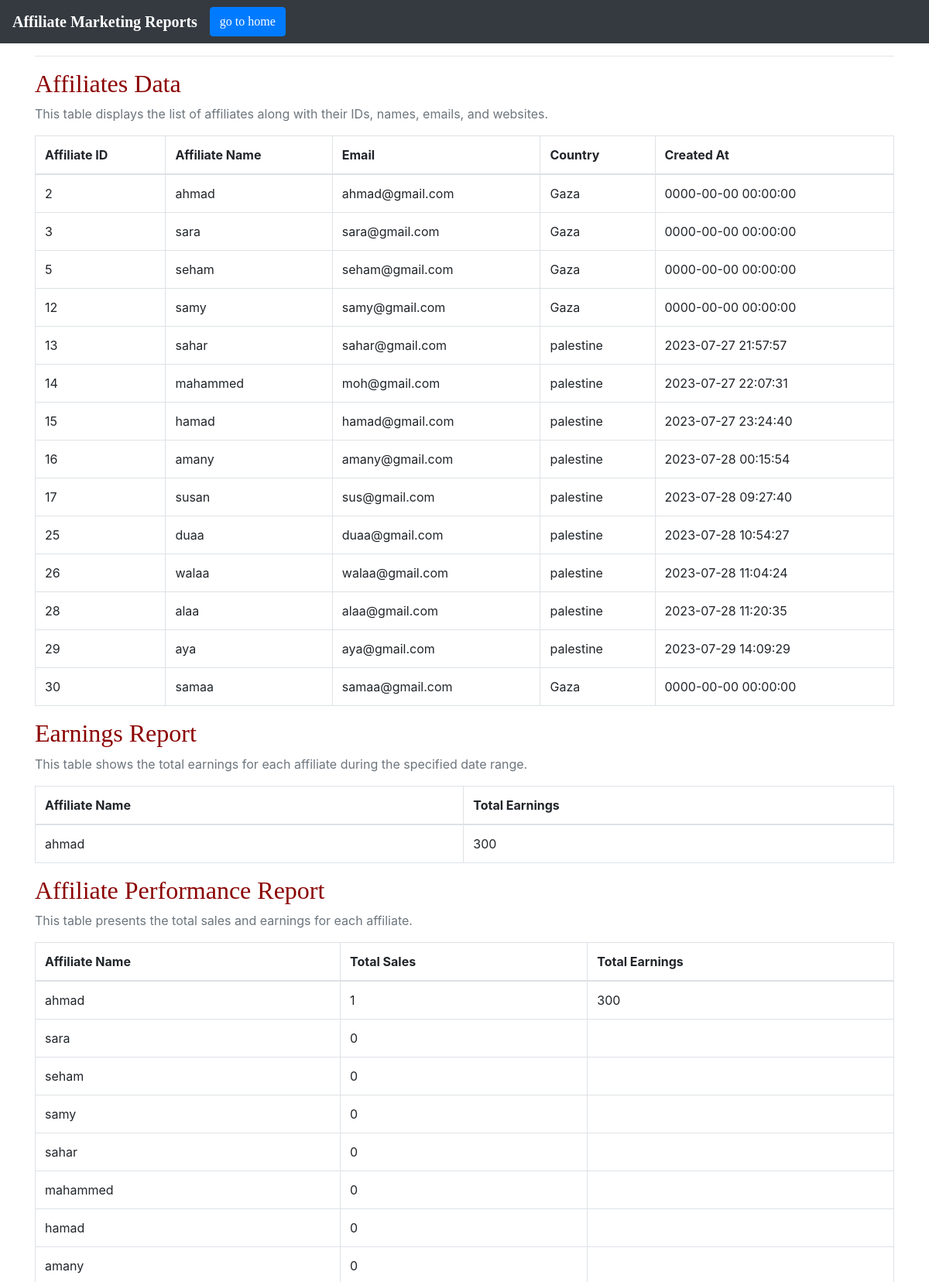
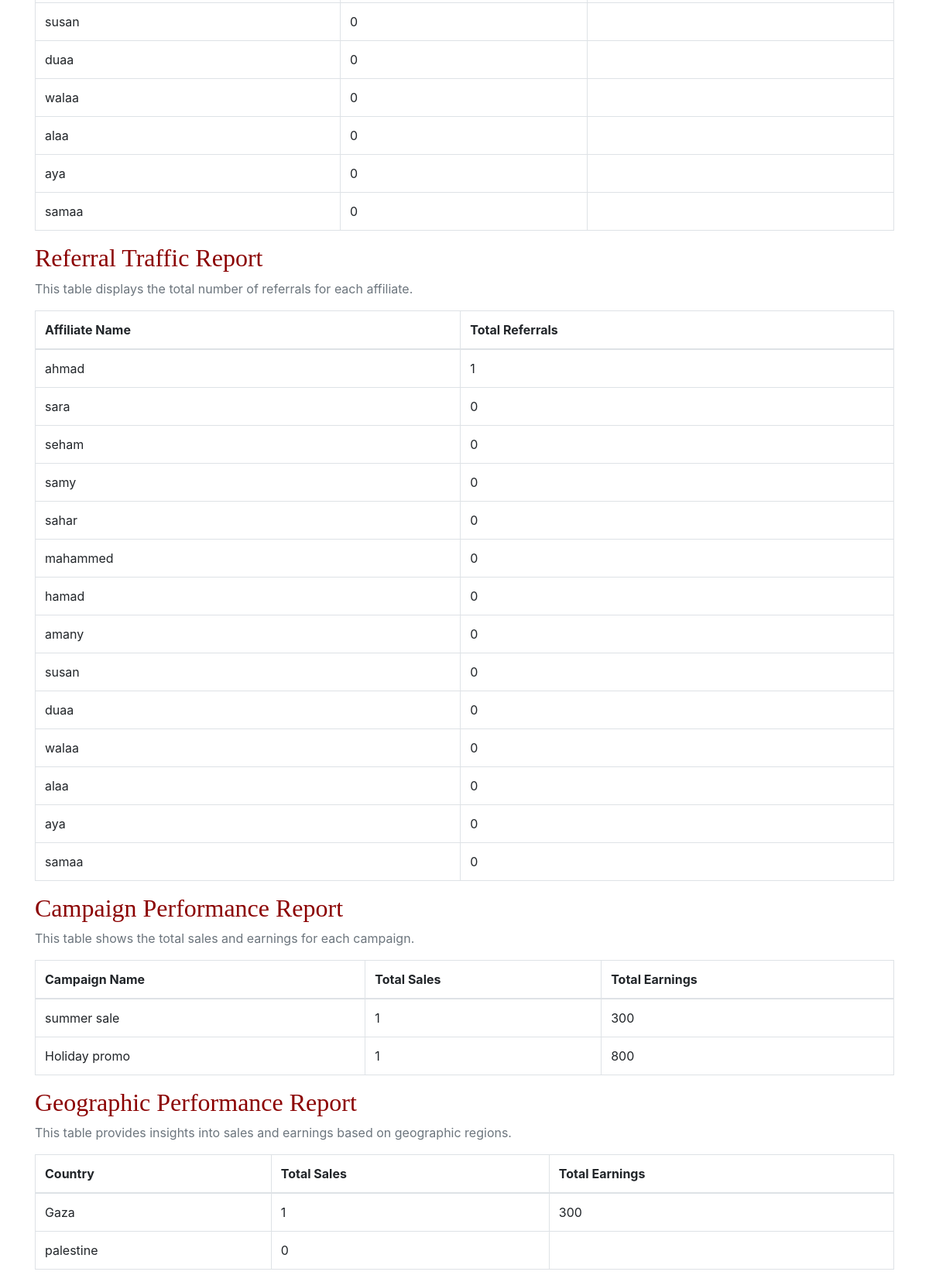
The page /reportsDash.php on the database its author committed (2 pictures, top to bottom).
### tables this page shows
CREATE TABLE `affiliates` (
  `id` int(11) NOT NULL,
  `affiliate_name` varchar(50) NOT NULL,
  `email` varchar(100) NOT NULL,
  `country` varchar(50) NOT NULL,
  `ref_code` varchar(100) NOT NULL,
  `created_at` datetime NOT NULL,
  `affiliate_points` int(11) NOT NULL
);

### reportsDash.php (the view, shortened to what this page needs)
<?php
include "database_connection.php";
?>
<!DOCTYPE html>
<html lang="en">
<head>
    <link rel="stylesheet" href="https://stackpath.bootstrapcdn.com/bootstrap/4.5.2/css/bootstrap.min.css">
</head>
<body>
     <nav class="navbar navbar-expand-lg navbar-dark bg-dark">
    <a class="navbar-brand " href="#">Affiliate Marketing Reports </a>
    <a href="adminhome.php" class="btn btn-primary">go to home</a>
  </nav>
    <div class="container">
        <hr>
        <?php
        function getAffiliatesData()
        {
            global $connection;
            $query = "SELECT * FROM affiliates";
            $result = $connection->query($query);
            $affiliatesData = [];
            if ($result->num_rows > 0) {
                while ($row = $result->fetch_assoc()) {
                    $affiliatesData[] = $row;
                }
            }
            return $affiliatesData;
        }
function generateEarningsReport($startDate, $endDate) {
    global $connection;
    $query = "SELECT a.affiliate_name, SUM(s.revenue) AS total_earnings
              FROM affiliates a
              INNER JOIN sales s ON a.id = s.affiliate_id
              WHERE (s.start_date <= '$endDate' AND s.end_date >= '$startDate')
              GROUP BY a.id";
    $result = $connection->query($query);
    $earningsReport = [];
    if ($result->num_rows > 0) {
        while ($row = $result->fetch_assoc()) {
            $earningsReport[] = $row;
        }
    }
    return $earningsReport;
}
        function generateAffiliatePerformanceReport()
        {
            global $connection;
            $query = "SELECT a.affiliate_name, COUNT(s.id) AS total_sales, SUM(s.revenue) AS total_earnings
                      FROM affiliates a
                      LEFT JOIN sales  s ON a.id = s.affiliate_id
                      GROUP BY a.id";
            $result = $connection->query($query);
            $affiliatePerformanceReport = [];
            if ($result->num_rows > 0) {
                while ($row = $result->fetch_assoc()) {
                    $affiliatePerformanceReport[] = $row;
                }
            }
            return $affiliatePerformanceReport;
        }
        function generateReferralTrafficReport()
        {
            global $connection;
            $query = "SELECT a.affiliate_name, COUNT(r.id) AS total_referrals
                      FROM affiliates a
                      LEFT JOIN referral_traffic r ON a.id = r.affiliate_id
                      GROUP BY a.id";
            $result = $connection->query($query);
            $referralTrafficReport = [];
            if ($result->num_rows > 0) {
                while ($row = $result->fetch_assoc()) {
                    $referralTrafficReport[] = $row;
                }
            }
            return $referralTrafficReport;
        }
        function generateCampaignPerformanceReport()
        {
            global $connection;
            $query = "SELECT c.campaign_name, COUNT(s.id) AS total_sales, SUM(s.revenue) AS total_earnings
                      FROM campaign c
                      LEFT JOIN sales s ON c.id = s.campaign_id
                      GROUP BY c.id";
            $result = $connection->query($query);
            $campaignPerformanceReport = [];
            if ($result->num_rows > 0) {
                while ($row = $result->fetch_assoc()) {
                    $campaignPerformanceReport[] = $row;
                }
            }
            return $campaignPerformanceReport;
        }
        function generateGeographicPerformanceReport()
        {
            global $connection;
            $query = "SELECT a.country, COUNT(s.id) AS total_sales, SUM(s.revenue) AS total_earnings
                      FROM affiliates a
                      LEFT JOIN sales s ON a.id = s.affiliate_id
                      GROUP BY a.country";
            $result = $connection->query($query);
            $geographicPerformanceReport = [];
            if ($result->num_rows > 0) {
                while ($row = $result->fetch_assoc()) {
                    $geographicPerformanceReport[] = $row;
                }
            }
            return $geographicPerformanceReport;
        }
        $affiliatesData = getAffiliatesData();
        $earningsReport = generateEarningsReport('2023-06-01', '2023-06-30');        $affiliatePerformanceReport = generateAffiliatePerformanceReport();
        $referralTrafficReport = generateReferralTrafficReport();
        $campaignPerformanceReport = generateCampaignPerformanceReport();
        $geographicPerformanceReport = generateGeographicPerformanceReport();
        ?>
        <h2>Affiliates Data</h2>
        <p class="text-muted">This table displays the list of affiliates along with their IDs, names, emails, and websites.</p>
        <table class="table table-bordered">
            <thead>
                <tr>
                    <th>Affiliate ID</th>
                    <th>Affiliate Name</th>
                    <th>Email</th>
                    <th>Country</th>
                    <th>Created At</th>
                </tr>
            </thead>
            <tbody>
                <?php foreach ($affiliatesData as $affiliate) { ?>
                    <tr>
                        <td><?php echo $affiliate['id']; ?></td>
                        <td><?php echo $affiliate['affiliate_name']; ?></td>
                        <td><?php echo $affiliate['email']; ?></td>
                        <td><?php echo $affiliate['country']; ?></td>
                        <td><?php echo $affiliate['created_at']; ?></td>
                    </tr>
                <?php } ?>
            </tbody>
        </table>
        <h2>Earnings Report</h2>
         <p class="text-muted">This table shows the total earnings for each affiliate during the specified date range.</p>
                <table class="table table-bordered">
            <thead>
                <tr>
                    <th>Affiliate Name</th>
                    <th>Total Earnings</th>
                </tr>
            </thead>
            <tbody>
                <?php foreach ($earningsReport as $earnings) { ?>
                    <tr>
                        <td><?php echo $earnings['affiliate_name']; ?></td>
                        <td><?php echo $earnings['total_earnings']; ?></td>
                    </tr>
                <?php } ?>
            </tbody>
        </table>
        <h2>Affiliate Performance Report</h2>
                <p class="text-muted">This table presents the total sales and earnings for each affiliate.</p>
        <table class="table table-bordered">
            <thead>
                <tr>
                    <th>Affiliate Name</th>
                    <th>Total Sales</th>
                    <th>Total Earnings</th>
                </tr>
            </thead>
            <tbody>
                <?php foreach ($affiliatePerformanceReport as $performance) { ?>
                    <tr>
                        <td><?php echo $performance['affiliate_name']; ?></td>
                        <td><?php echo $performance['total_sales']; ?></td>
                        <td><?php echo $performance['total_earnings']; ?></td>
                    </tr>
                <?php } ?>
            </tbody>
        </table>
        <h2>Referral Traffic Report</h2>
                <p class="text-muted">This table displays the total number of referrals for each affiliate.</p>
        <table class="table table-bordered">
            <thead>
                <tr>
                    <th>Affiliate Name</th>
                    <th>Total Referrals</th>
                </tr>
            </thead>
            <tbody>
                <?php foreach ($referralTrafficReport as $traffic) { ?>
                    <tr>
                        <td><?php echo $traffic['affiliate_name']; ?></td>
                        <td><?php echo $traffic['total_referrals']; ?></td>
                    </tr>
                <?php } ?>
            </tbody>
        </table>
        <h2>Campaign Performance Report</h2>
                <p class="text-muted">This table shows the total sales and earnings for each campaign.</p>
        <table class="table table-bordered">
            <thead>
                <tr>
                    <th>Campaign Name</th>
                    <th>Total Sales</th>
                    <th>Total Earnings</th>
                </tr>
            </thead>
            <tbody>
                <?php foreach ($campaignPerformanceReport as $campaign) { ?>
                    <tr>
                        <td><?php echo $campaign['campaign_name']; ?></td>
                        <td><?php echo $campaign['total_sales']; ?></td>
                        <td><?php echo $campaign['total_earnings']; ?></td>
                    </tr>
                <?php } ?>
            </tbody>
        </table>
        <h2>Geographic Performance Report</h2>
                <p class="text-muted">This table provides insights into sales and earnings based on geographic regions.</p>
        <table class="table table-bordered">
            <thead>
                <tr>
                    <th>Country</th>
                    <th>Total Sales</th>
                    <th>Total Earnings</th>
                </tr>
            </thead>
            <tbody>
                <?php foreach ($geographicPerformanceReport as $geographic) { ?>
                    <tr>
                        <td><?php echo $geographic['country']; ?></td>
                        <td><?php echo $geographic['total_sales']; ?></td>
                        <td><?php echo $geographic['total_earnings']; ?></td>
                    </tr>
                <?php } ?>
            </tbody>
        </table>
    </div>
</body>
</html>

### reportsDash.php (style rules this page uses)
h2 , a { font-size: 16px; font-weight: bold; color: darkred; font-family: cursive; }

### rows shown on the page
affiliates: id "2", affiliate_name "ahmad", email "ahmad@gmail.com", country "Gaza", created_at "0000-00-00 00:00:00"
affiliates: id "3", affiliate_name "sara", email "sara@gmail.com", country "Gaza", created_at "0000-00-00 00:00:00"
affiliates: id "5", affiliate_name "seham", email "seham@gmail.com", country "Gaza", created_at "0000-00-00 00:00:00"
affiliates: id "12", affiliate_name "samy", email "samy@gmail.com", country "Gaza", created_at "0000-00-00 00:00:00"
affiliates: id "13", affiliate_name "sahar", email "sahar@gmail.com", country "palestine", created_at "2023-07-27 21:57:57"
affiliates: id "14", affiliate_name "mahammed", email "moh@gmail.com", country "palestine", created_at "2023-07-27 22:07:31"
affiliates: id "15", affiliate_name "hamad", email "hamad@gmail.com", country "palestine", created_at "2023-07-27 23:24:40"
affiliates: id "16", affiliate_name "amany", email "amany@gmail.com", country "palestine", created_at "2023-07-28 00:15:54"
affiliates: id "17", affiliate_name "susan", email "sus@gmail.com", country "palestine", created_at "2023-07-28 09:27:40"
affiliates: id "25", affiliate_name "duaa", email "duaa@gmail.com", country "palestine", created_at "2023-07-28 10:54:27"
affiliates: id "26", affiliate_name "walaa", email "walaa@gmail.com", country "palestine", created_at "2023-07-28 11:04:24"
affiliates: id "28", affiliate_name "alaa", email "alaa@gmail.com", country "palestine", created_at "2023-07-28 11:20:35"
affiliates: id "29", affiliate_name "aya", email "aya@gmail.com", country "palestine", created_at "2023-07-29 14:09:29"
affiliates: id "30", affiliate_name "samaa", email "samaa@gmail.com", country "Gaza", created_at "0000-00-00 00:00:00"

### other values the page prints
$earnings['affiliate_name'] "ahmad"
$earnings['total_earnings'] "300"
$performance['affiliate_name'] "ahmad"
$performance['total_sales'] "1"
$performance['total_earnings'] "300"
$performance['affiliate_name'] "sara"
$performance['total_sales'] "0"
$performance['affiliate_name'] "seham"
$performance['affiliate_name'] "samy"
$performance['affiliate_name'] "sahar"
$performance['affiliate_name'] "mahammed"
$performance['affiliate_name'] "hamad"
$performance['affiliate_name'] "amany"
$performance['affiliate_name'] "susan"
$performance['affiliate_name'] "duaa"
